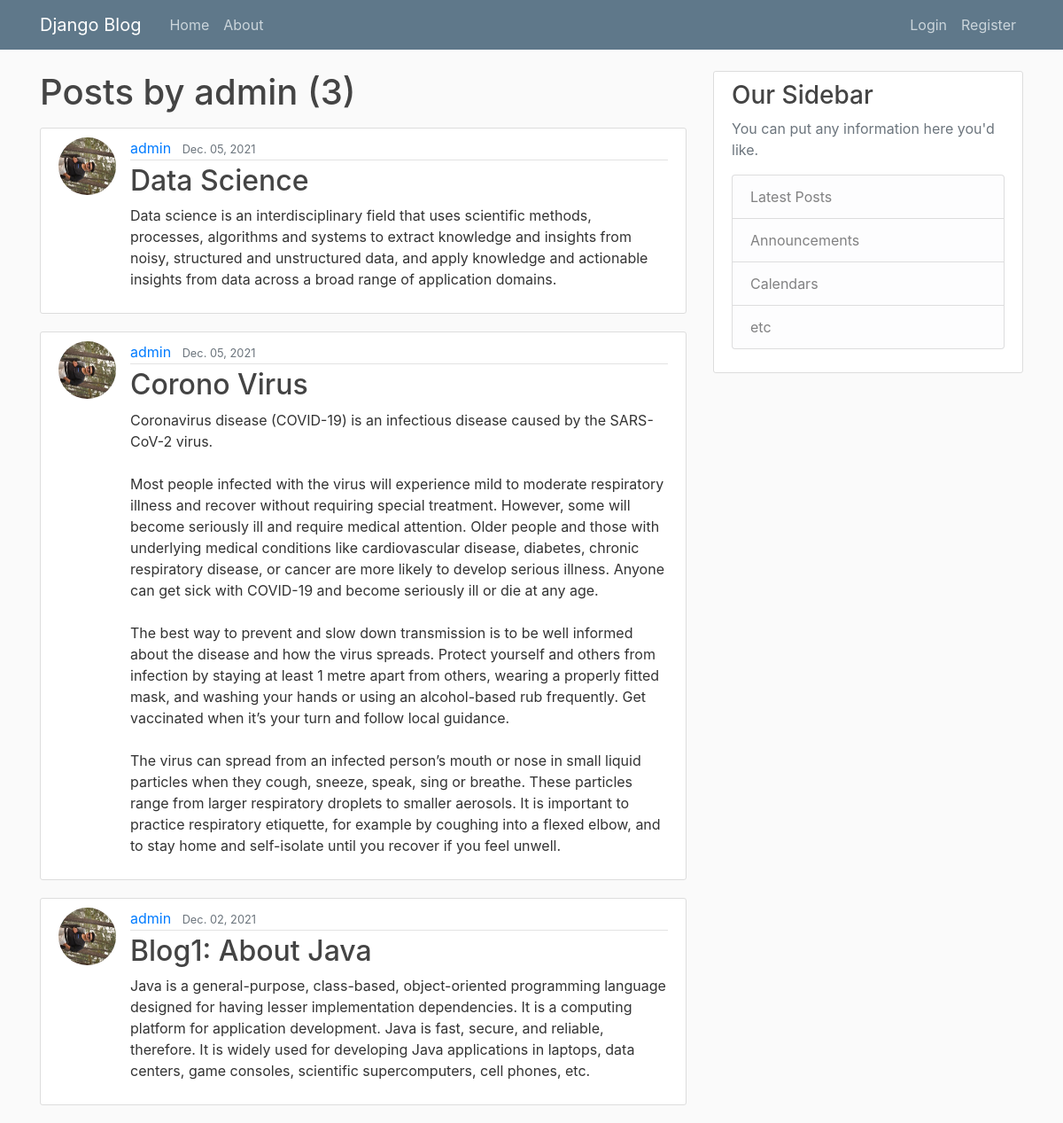
Screenshot of /user/admin/ with the database file from the repository.
### blog/models.py (models this page shows, shortened)
class Post(models.Model):
    title = models.CharField(max_length=100)
    content = models.TextField()
    date_posted = models.DateTimeField(default=timezone.now)
    author = models.ForeignKey(User, on_delete=models.CASCADE)

### users/models.py (models this page shows, shortened)
class Profile(models.Model):
    user = models.OneToOneField(User, on_delete=models.CASCADE)
    image = models.ImageField(default = 'default.jpg', upload_to = 'profile_pics')

### blog/views.py (the view)
# urls.py: path('user/<str:username>/', UserPostListView.as_view(), name='user-posts'),
class UserPostListView(ListView):
    model = Post
    template_name = 'blog/user_posts.html'
    context_object_name = 'posts'
    ordering = ['-date_posted']
    paginate_by = 5
    def get_queryset(self):
        user = get_object_or_404(User, username=self.kwargs.get('username'))
        return Post.objects.filter(author=user).order_by('-date_posted')

### blog/templates/blog/user_posts.html (shortened to what this page needs)
{% extends "blog/base.html" %}
{% block content %}
<h1 class="mb-3">Posts by {{ view.kwargs.username }} ({{ page_obj.paginator.count }})</h1>
    {% for post in posts %}
    <article class="media content-section">
        <img class="rounded-circle article-img" src="{{ post.author.profile.image.url }}">
        <div class="media-body">
            <div class="article-metadata">
                <a class="mr-2" href="{% url 'user-posts' post.author.username %}">{{ post.author }}</a>
                <small class="text-muted">{{ post.date_posted|date:"N d, Y" }}</small>
            </div>
            <h2><a class="article-title" href="{% url 'post-detail' post.id %}">{{ post.title }}</a></h2>
            <p class="article-content">{{ post.content }}</p>
        </div>
    </article>
    {% endfor %}
{% endblock content %}

### blog/static/blog/main.css (style rules this page uses)
body { background: #fafafa; color: #333333; margin-top: 5rem; }
h1, h2, h3, h4, h5, h6 { color: #444444; }
.content-section { background: #ffffff; padding: 10px 20px; border: 1px solid #dddddd; border-radius: 3px; margin-bottom: 20px; }
.article-title { color: #444444; }
.article-content { white-space: pre-line; }
.article-img { height: 65px; width: 65px; margin-right: 16px; }
.article-metadata { padding-bottom: 1px; margin-bottom: 4px; border-bottom: 1px solid #e3e3e3 }

### rows the page displays
Post: author.profile.image (picture), author "admin", date_posted "Dec. 05, 2021", title "Data Science", content "Data science is an interdisciplinary field that uses scientific methods, processes, algorithms and systems to extract knowledge and insights from noisy, structured and unstructured data, and apply knowledge and actionable insights from data across a broad range of application domains."
Post: author.profile.image (picture), author "admin", date_posted "Dec. 05, 2021", title "Corono Virus", content "Coronavirus disease (COVID-19) is an infectious disease caused by the SARS-CoV-2 virus. Most people infected with the virus will experience mild to moderate respiratory illness and recover without requiring special treatment. However, some will become seriously ill and require medical attention. Older people and those with underlying medical conditions like cardiovascular disease, diabetes, chronic respiratory disease, or cancer are more likely to develop serious illness. Anyone can get sick with COVID-19 and become seriously ill or die at any age. The best way to prevent and slow down transmission is to be well informed about the disease and how the virus spreads. Protect yourself and…"
Post: author.profile.image (picture), author "admin", date_posted "Dec. 02, 2021", title "Blog1: About Java", content "Java is a general-purpose, class-based, object-oriented programming language designed for having lesser implementation dependencies. It is a computing platform for application development. Java is fast, secure, and reliable, therefore. It is widely used for developing Java applications in laptops, data centers, game consoles, scientific supercomputers, cell phones, etc."

### other values shown
{{ view.kwargs.username }} "admin"
{{ page_obj.paginator.count }} "3"
